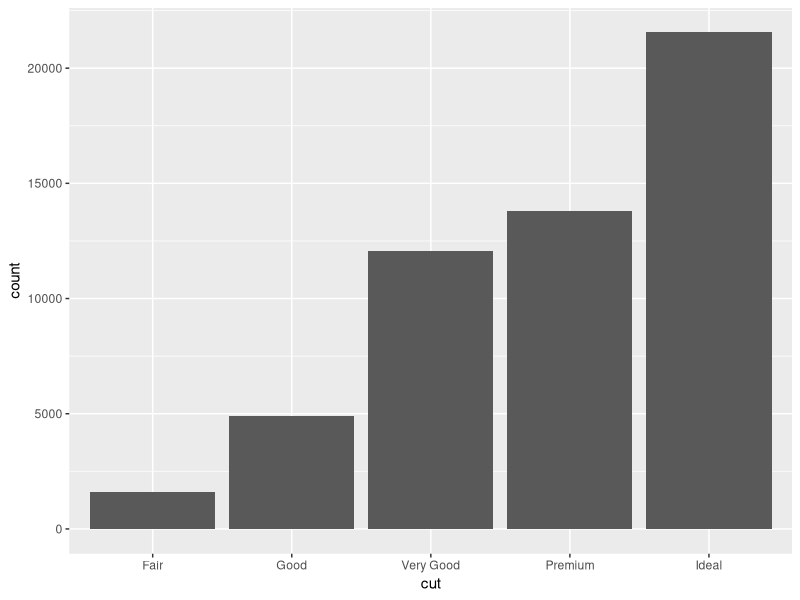
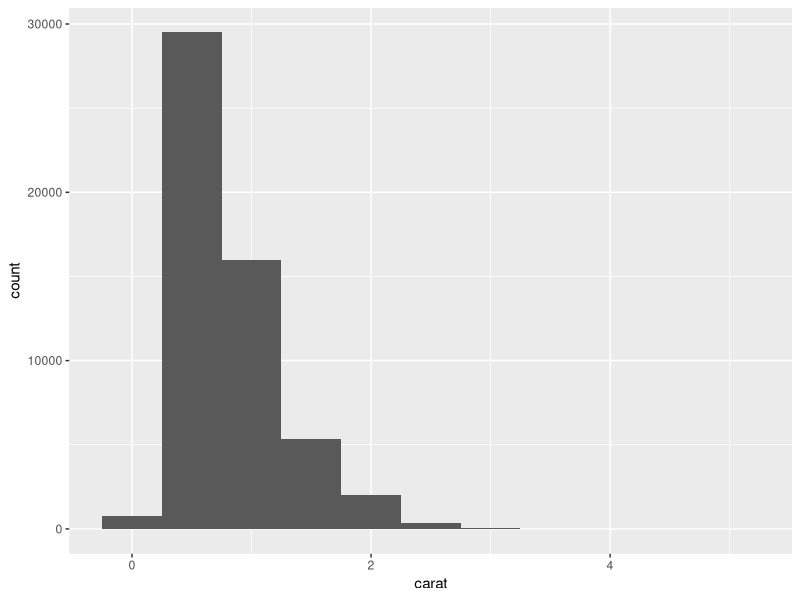
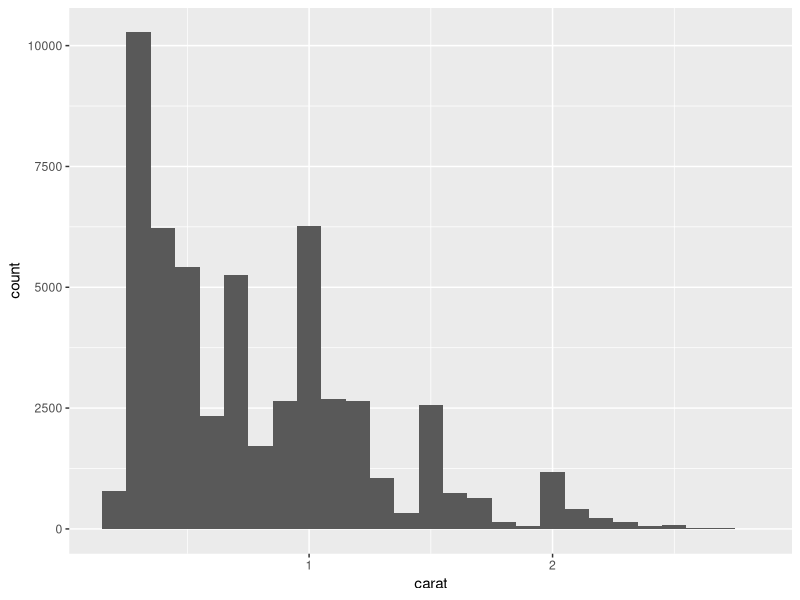
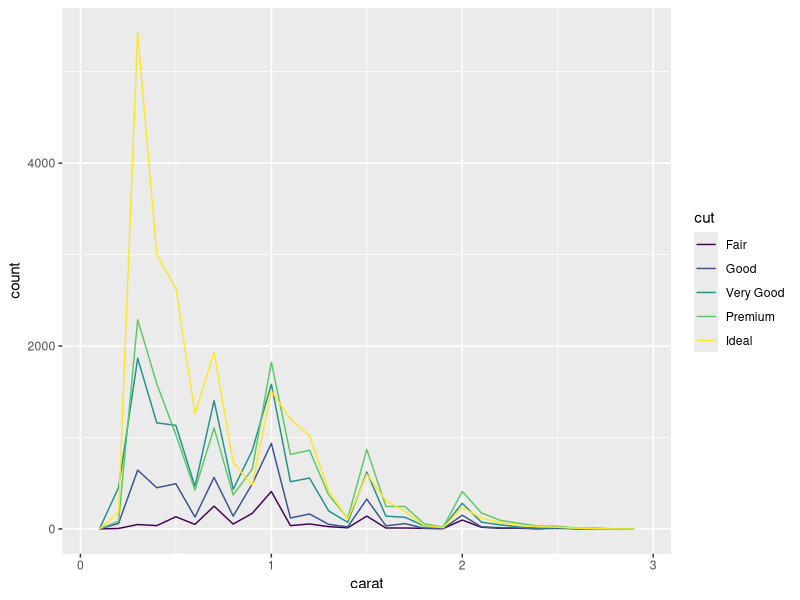
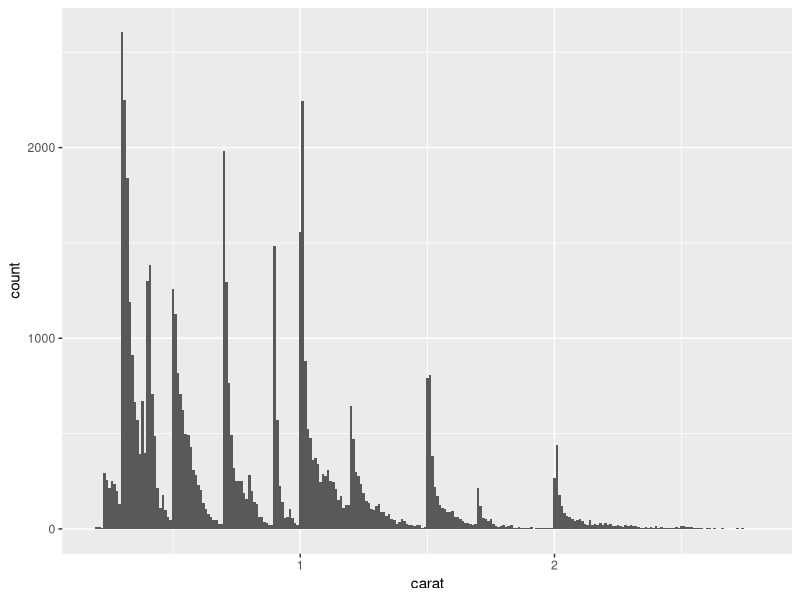
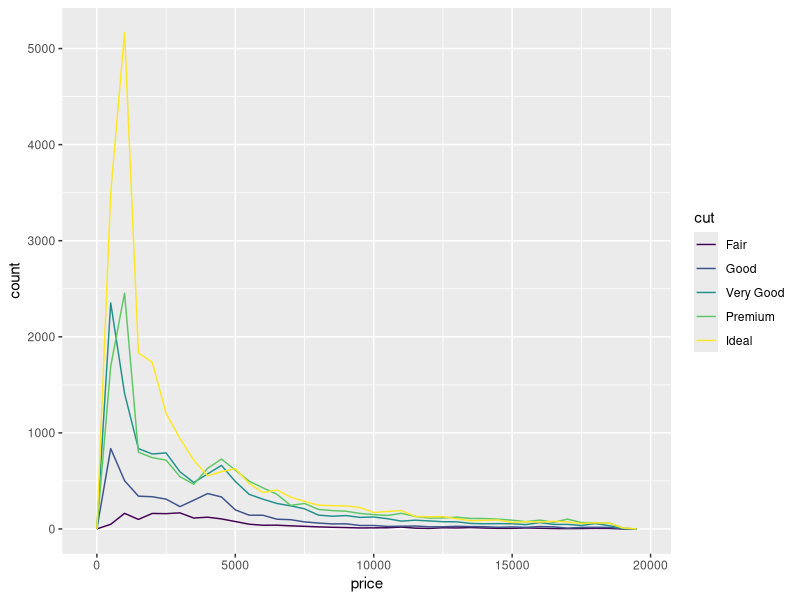
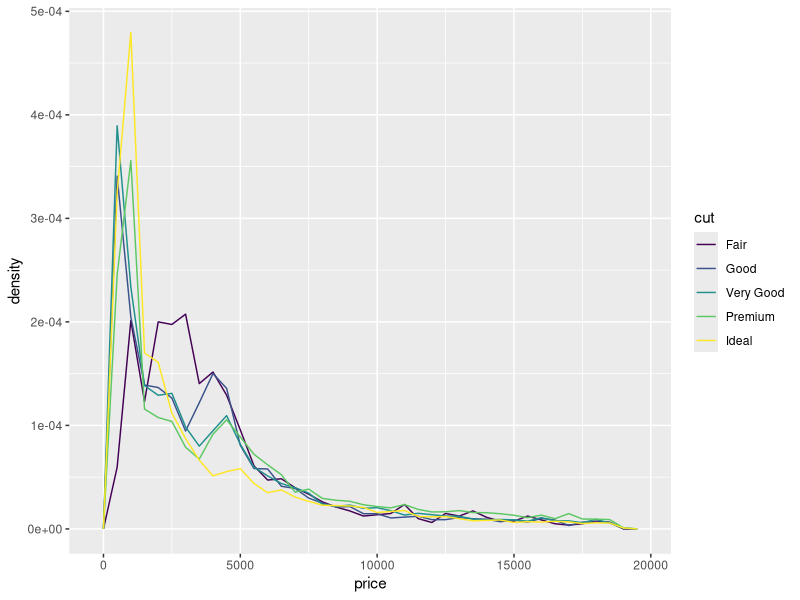
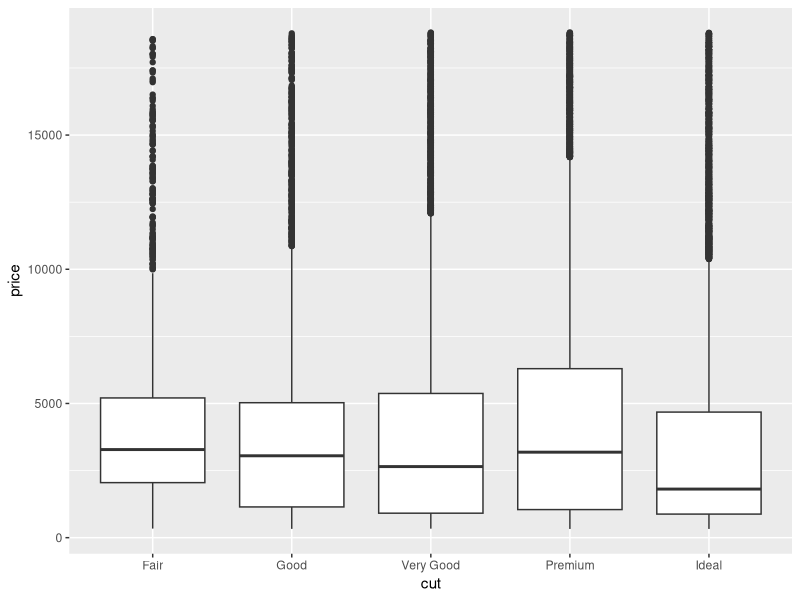

These figures' R source, in order:
############ EDA ################

library (tidyverse)

# Discrete Variables
ggplot(data = diamonds) +
  geom_bar(mapping = aes(x = cut))

# Continuous Variables
ggplot(data = diamonds) +
  geom_histogram(mapping = aes(x = carat), binwidth = 0.5)

# Changing Bin Sizes

smaller <- diamonds %>% 
  filter(carat < 3)

ggplot(data = smaller, mapping = aes(x = carat)) +
  geom_histogram(binwidth = 0.1)

# Overlaying different histograms

ggplot(data = smaller, mapping = aes(x = carat, colour = cut)) +
  geom_freqpoly(binwidth = 0.1)

# Questions after seeing a graph

ggplot(data = smaller, mapping = aes(x = carat)) +
  geom_histogram(binwidth = 0.01)

##### Covariation #####

#Continuous Variables

ggplot(data = diamonds, mapping = aes(x = price)) + 
  geom_freqpoly(mapping = aes(colour = cut), binwidth = 500)

# Adding density instead of count

ggplot(data = diamonds, mapping = aes(x = price, y = ..density..)) + 
  geom_freqpoly(mapping = aes(colour = cut), binwidth = 500)

# Box plots

ggplot(data = diamonds, mapping = aes(x = cut, y = price)) +
  geom_boxplot()


## Categorical Values

ggplot(data = diamonds) +
  geom_count(mapping = aes(x = cut, y = color))

diamonds %>% 
  count(color, cut) %>%  
  ggplot(mapping = aes(x = color, y = cut)) +
  geom_tile(mapping = aes(fill = n))

## 2 Continuous Variables

ggplot(data = diamonds) +
  geom_point(mapping = aes(x = carat, y = price))

# Tile 2D

ggplot(data = smaller) +
  geom_bin2d(mapping = aes(x = carat, y = price))

ggplot(data = smaller, mapping = aes(x = carat, y = price)) + 
  geom_boxplot(mapping = aes(group = cut_width(carat, 0.1)))
